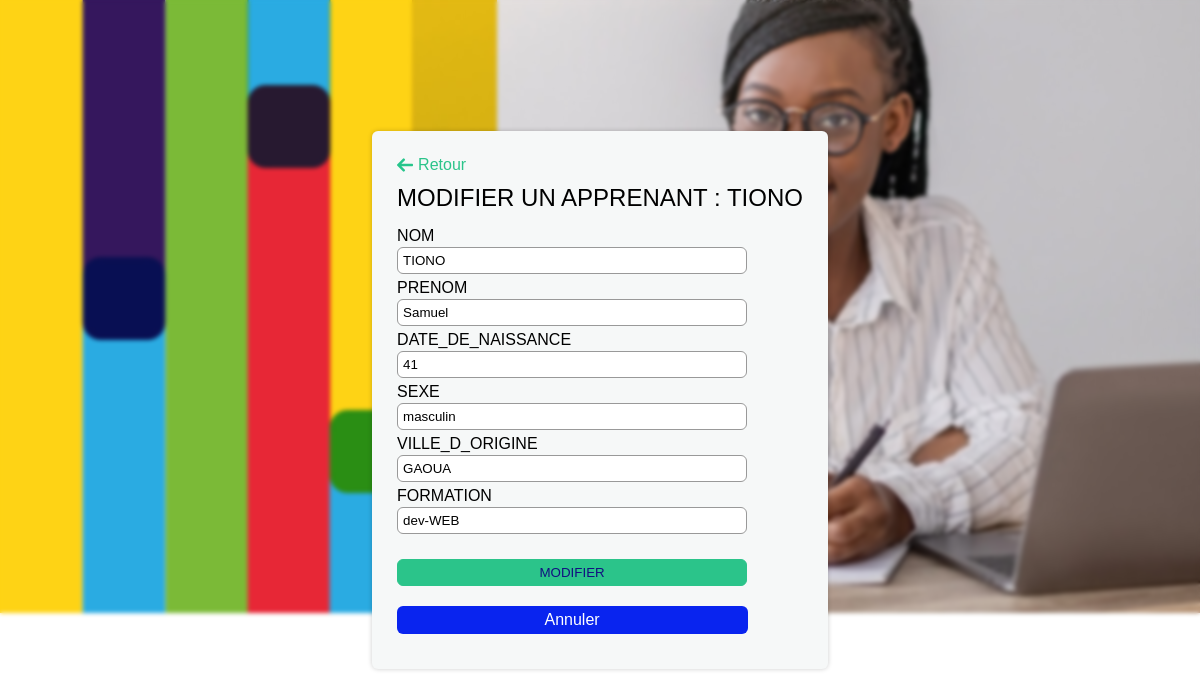
Screenshot of /modifier.php?id=30 with the database file from the repository.
### tables this page shows
CREATE TABLE `liste` (
  `id` int NOT NULL,
  `nom` varchar(255) DEFAULT NULL,
  `prenom` varchar(255) DEFAULT NULL,
  `date_de_naissance` varchar(255) NOT NULL,
  `sexe` varchar(255) DEFAULT NULL,
  `ville_d_origine` varchar(255) DEFAULT NULL,
  `formation` varchar(255) DEFAULT NULL
);

### modifier.php (the view, shortened to what this page needs)
<!DOCTYPE html>
<html lang="en">
<head>
    <link rel="stylesheet" href="style.css">
</head>
<body>
<?php
include_once "connexion.php";
$id = $_GET['id'];
$req = mysqli_query($con,"SELECT * FROM liste WHERE id = $id");
$row = mysqli_fetch_assoc($req);
?>
    <div class="form">
        <a href="index.php" class="back_btn"><img src="images/back.png">Retour</a>
        <h2>modifier un apprenant : <?=$row['nom']?> </h2>
        <form action="" method="post">
            <label>nom</label>
            <input type="text" name="nom" value="<?=$row['nom']?>">
            <label>prenom</label>
            <input type="text" name="prenom" value="<?=$row['prenom']?>">
            <label>date_de_naissance</label>
            <input type="number" name="date_de_naissance" value="<?=$row['date_de_naissance']?>">
            <label>sexe</label>
            <input type="text" name="sexe" value="<?=$row['sexe']?>">
            <label>ville_d_origine</label>
            <input type="text" name="ville_d_origine" value="<?=$row['ville_d_origine']?>">
            <label>formation</label>
            <input type="text" name="formation" value="<?=$row['formation']?>">
            <input type="submit" value="modifier" name="button">
            <a href="index.php" class="bTn_add" style="align-self:center; margin-top:20px; padding-right:148px;padding-left:148px">Annuler</a>
        </form>
    </div>
</body>
</html>

### style.css (style rules this page uses)
* { margin: 0; padding: 0; box-sizing: border-box; font-family: 'poppins',sans-serif; }
body { display: flex; align-items: center; justify-content: center; min-height: 100vh; position: relative; background-color: #3b3a42; animation-name: back; animation-duration: 5s; animation-iteration-count: infinite; animation-timing-function: linear; background-image: url(images/OIF_DCLIC_COUVERTURE\ HOR.jpg); }
body { backdrop-filter: blur(2px); }
.bTn_add { width: fit-content; margin-bottom: 10px; background-color: #0924ef; padding: 5px 20px; color: #fff; display: flex; align-items: center; text-align: 0; border-radius: 6px; text-decoration:0; }
.form { background-color: #f6f8f8; padding: 25px; box-shadow: 0 0 5px rgba(0,0,0,0.2); border-radius: 6px; }
.form form { display: flex; width: 350px; flex-direction: column; }
.back_btn { color: #2bc48a; text-decoration: 0; display: flex; align-items: center; }
.back_btn img { height: 16px; margin-right: 5px; }
h2 { margin: 10px 0; font-weight: 500; text-transform: uppercase; }
label { margin-top: 5px; text-transform: uppercase; }
input { padding: 5px; border: 1px solid #999; outline: 0; margin-top: 2px; border-radius: 10px; }
input[type="submit"] { margin-top: 25px; background-color: #2bc48a; border: 1px solid #2bc48a; cursor: pointer; color: #121080; text-transform: uppercase; }
form input { border-radius: 6px; margin-left: 0px; }

### rows the page displays
liste: nom "TIONO", prenom "Samuel", date_de_naissance "41", sexe "masculin", ville_d_origine "GAOUA", formation "dev-WEB"
